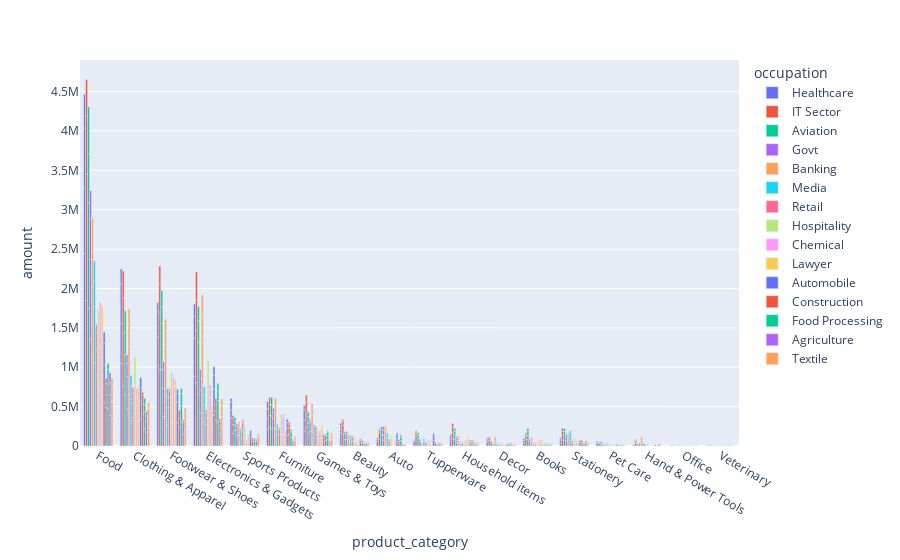

The notebook cell this image was saved under:
### Code cell
MV1 = df.groupby(["product_category","occupation","marital_status","gender"],as_index=False)["amount"].sum()
MV1 = MV1.sort_values('amount', ascending=False)


px.bar(data_frame= MV1, x= "product_category",y= "amount",color="occupation",hover_data=["marital_status","gender"],barmode="group")
